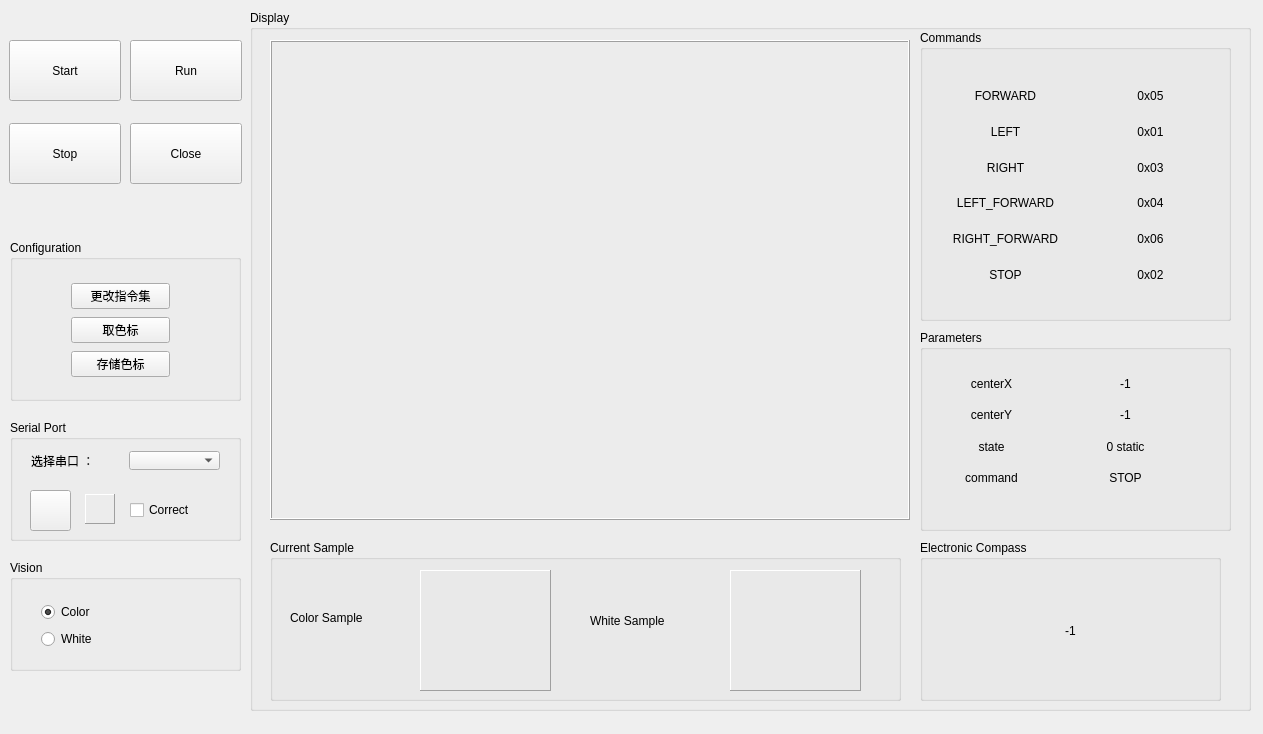
<?xml version="1.0" encoding="UTF-8"?>
<ui version="4.0">
 <class>RobotCar</class>
 <widget class="QWidget" name="RobotCar">
  <property name="geometry">
   <rect>
    <x>0</x>
    <y>0</y>
    <width>1263</width>
    <height>734</height>
   </rect>
  </property>
  <property name="windowTitle">
   <string>RobotCar</string>
  </property>
  <property name="styleSheet">
   <string notr="true"/>
  </property>
  <widget class="QGroupBox" name="groupBox">
   <property name="geometry">
    <rect>
     <x>10</x>
     <y>240</y>
     <width>231</width>
     <height>161</height>
    </rect>
   </property>
   <property name="title">
    <string>Configuration</string>
   </property>
   <property name="flat">
    <bool>false</bool>
   </property>
   <property name="checkable">
    <bool>false</bool>
   </property>
   <widget class="QWidget" name="verticalLayoutWidget">
    <property name="geometry">
     <rect>
      <x>50</x>
      <y>30</y>
      <width>121</width>
      <height>122</height>
     </rect>
    </property>
    <layout class="QVBoxLayout" name="verticalLayout">
     <item>
      <widget class="QPushButton" name="pushButton_Change_Commands">
       <property name="autoFillBackground">
        <bool>false</bool>
       </property>
       <property name="styleSheet">
        <string notr="true"/>
       </property>
       <property name="text">
        <string>更改指令集</string>
       </property>
       <property name="autoRepeat">
        <bool>false</bool>
       </property>
       <property name="autoExclusive">
        <bool>false</bool>
       </property>
      </widget>
     </item>
     <item>
      <widget class="QPushButton" name="pushButton_Get_Sample">
       <property name="text">
        <string>取色标</string>
       </property>
      </widget>
     </item>
     <item>
      <widget class="QPushButton" name="pushButton_Save_Sample">
       <property name="text">
        <string>存储色标</string>
       </property>
      </widget>
     </item>
    </layout>
   </widget>
  </widget>
  <widget class="QGroupBox" name="groupBox_2">
   <property name="geometry">
    <rect>
     <x>250</x>
     <y>10</y>
     <width>1001</width>
     <height>701</height>
    </rect>
   </property>
   <property name="title">
    <string>Display</string>
   </property>
   <widget class="QGroupBox" name="groupBox_3">
    <property name="geometry">
     <rect>
      <x>670</x>
      <y>20</y>
      <width>311</width>
      <height>291</height>
     </rect>
    </property>
    <property name="title">
     <string>Commands</string>
    </property>
    <widget class="QWidget" name="verticalLayoutWidget_2">
     <property name="geometry">
      <rect>
       <x>20</x>
       <y>40</y>
       <width>131</width>
       <height>231</height>
      </rect>
     </property>
     <layout class="QVBoxLayout" name="verticalLayout_2">
      <item>
       <widget class="QLabel" name="label_FORWARD">
        <property name="text">
         <string>FORWARD</string>
        </property>
        <property name="alignment">
         <set>Qt::AlignCenter</set>
        </property>
       </widget>
      </item>
      <item>
       <widget class="QLabel" name="label_LEFT">
        <property name="text">
         <string>LEFT</string>
        </property>
        <property name="alignment">
         <set>Qt::AlignCenter</set>
        </property>
       </widget>
      </item>
      <item>
       <widget class="QLabel" name="label_RIGHT">
        <property name="text">
         <string>RIGHT</string>
        </property>
        <property name="alignment">
         <set>Qt::AlignCenter</set>
        </property>
       </widget>
      </item>
      <item>
       <widget class="QLabel" name="label_LEFT_FORWARD">
        <property name="text">
         <string>LEFT_FORWARD</string>
        </property>
        <property name="alignment">
         <set>Qt::AlignCenter</set>
        </property>
       </widget>
      </item>
      <item>
       <widget class="QLabel" name="label_RIGHT_FORWARD">
        <property name="text">
         <string>RIGHT_FORWARD</string>
        </property>
        <property name="alignment">
         <set>Qt::AlignCenter</set>
        </property>
       </widget>
      </item>
      <item>
       <widget class="QLabel" name="label_STOP">
        <property name="text">
         <string>STOP</string>
        </property>
        <property name="alignment">
         <set>Qt::AlignCenter</set>
        </property>
       </widget>
      </item>
     </layout>
    </widget>
    <widget class="QWidget" name="verticalLayoutWidget_3">
     <property name="geometry">
      <rect>
       <x>180</x>
       <y>40</y>
       <width>101</width>
       <height>231</height>
      </rect>
     </property>
     <layout class="QVBoxLayout" name="verticalLayout_3">
      <item>
       <widget class="QLabel" name="label_FORWARD_2">
        <property name="text">
         <string>0x05</string>
        </property>
        <property name="alignment">
         <set>Qt::AlignCenter</set>
        </property>
       </widget>
      </item>
      <item>
       <widget class="QLabel" name="label_LEFT_2">
        <property name="text">
         <string>0x01</string>
        </property>
        <property name="alignment">
         <set>Qt::AlignCenter</set>
        </property>
       </widget>
      </item>
      <item>
       <widget class="QLabel" name="label_RIGHT_2">
        <property name="text">
         <string>0x03</string>
        </property>
        <property name="alignment">
         <set>Qt::AlignCenter</set>
        </property>
       </widget>
      </item>
      <item>
       <widget class="QLabel" name="label_LEFT_FORWARD_2">
        <property name="text">
         <string>0x04</string>
        </property>
        <property name="alignment">
         <set>Qt::AlignCenter</set>
        </property>
       </widget>
      </item>
      <item>
       <widget class="QLabel" name="label_RIGHT_FORWARD_2">
        <property name="text">
         <string>0x06</string>
        </property>
        <property name="alignment">
         <set>Qt::AlignCenter</set>
        </property>
       </widget>
      </item>
      <item>
       <widget class="QLabel" name="label_STOP_2">
        <property name="text">
         <string>0x02</string>
        </property>
        <property name="alignment">
         <set>Qt::AlignCenter</set>
        </property>
       </widget>
      </item>
     </layout>
    </widget>
   </widget>
   <widget class="QGroupBox" name="groupBox_4">
    <property name="geometry">
     <rect>
      <x>670</x>
      <y>320</y>
      <width>311</width>
      <height>201</height>
     </rect>
    </property>
    <property name="title">
     <string>Parameters</string>
    </property>
    <widget class="QWidget" name="verticalLayoutWidget_6">
     <property name="geometry">
      <rect>
       <x>30</x>
       <y>30</y>
       <width>83</width>
       <height>141</height>
      </rect>
     </property>
     <layout class="QVBoxLayout" name="verticalLayout_6">
      <item>
       <widget class="QLabel" name="label_centerX">
        <property name="text">
         <string>centerX</string>
        </property>
        <property name="alignment">
         <set>Qt::AlignCenter</set>
        </property>
       </widget>
      </item>
      <item>
       <widget class="QLabel" name="label_centerY">
        <property name="text">
         <string>centerY</string>
        </property>
        <property name="alignment">
         <set>Qt::AlignCenter</set>
        </property>
       </widget>
      </item>
      <item>
       <widget class="QLabel" name="label_state">
        <property name="text">
         <string>state</string>
        </property>
        <property name="alignment">
         <set>Qt::AlignCenter</set>
        </property>
       </widget>
      </item>
      <item>
       <widget class="QLabel" name="label_command">
        <property name="text">
         <string>command</string>
        </property>
        <property name="alignment">
         <set>Qt::AlignCenter</set>
        </property>
       </widget>
      </item>
     </layout>
    </widget>
    <widget class="QWidget" name="verticalLayoutWidget_7">
     <property name="geometry">
      <rect>
       <x>140</x>
       <y>30</y>
       <width>131</width>
       <height>141</height>
      </rect>
     </property>
     <layout class="QVBoxLayout" name="verticalLayout_7">
      <item>
       <widget class="QLabel" name="label_centerX_2">
        <property name="text">
         <string>-1</string>
        </property>
        <property name="alignment">
         <set>Qt::AlignCenter</set>
        </property>
       </widget>
      </item>
      <item>
       <widget class="QLabel" name="label_centerY_2">
        <property name="text">
         <string>-1</string>
        </property>
        <property name="alignment">
         <set>Qt::AlignCenter</set>
        </property>
       </widget>
      </item>
      <item>
       <widget class="QLabel" name="label_state_2">
        <property name="text">
         <string>0 static</string>
        </property>
        <property name="alignment">
         <set>Qt::AlignCenter</set>
        </property>
       </widget>
      </item>
      <item>
       <widget class="QLabel" name="label_command_2">
        <property name="text">
         <string>STOP</string>
        </property>
        <property name="alignment">
         <set>Qt::AlignCenter</set>
        </property>
       </widget>
      </item>
     </layout>
    </widget>
   </widget>
   <widget class="QGroupBox" name="groupBox_7">
    <property name="geometry">
     <rect>
      <x>20</x>
      <y>530</y>
      <width>631</width>
      <height>161</height>
     </rect>
    </property>
    <property name="title">
     <string>Current Sample</string>
    </property>
    <widget class="QLabel" name="label_ROI_Color">
     <property name="geometry">
      <rect>
       <x>150</x>
       <y>30</y>
       <width>131</width>
       <height>121</height>
      </rect>
     </property>
     <property name="frameShape">
      <enum>QFrame::Panel</enum>
     </property>
     <property name="frameShadow">
      <enum>QFrame::Raised</enum>
     </property>
     <property name="text">
      <string/>
     </property>
    </widget>
    <widget class="QLabel" name="label_ROI_White">
     <property name="geometry">
      <rect>
       <x>460</x>
       <y>30</y>
       <width>131</width>
       <height>121</height>
      </rect>
     </property>
     <property name="frameShape">
      <enum>QFrame::Panel</enum>
     </property>
     <property name="frameShadow">
      <enum>QFrame::Raised</enum>
     </property>
     <property name="text">
      <string/>
     </property>
    </widget>
    <widget class="QLabel" name="label_3">
     <property name="geometry">
      <rect>
       <x>20</x>
       <y>57</y>
       <width>111</width>
       <height>41</height>
      </rect>
     </property>
     <property name="text">
      <string>Color Sample</string>
     </property>
    </widget>
    <widget class="QLabel" name="label_4">
     <property name="geometry">
      <rect>
       <x>320</x>
       <y>50</y>
       <width>111</width>
       <height>61</height>
      </rect>
     </property>
     <property name="text">
      <string>White Sample</string>
     </property>
    </widget>
   </widget>
   <widget class="QGroupBox" name="groupBox_8">
    <property name="geometry">
     <rect>
      <x>670</x>
      <y>530</y>
      <width>301</width>
      <height>161</height>
     </rect>
    </property>
    <property name="title">
     <string>Electronic Compass</string>
    </property>
    <widget class="QLabel" name="label_Compass">
     <property name="geometry">
      <rect>
       <x>30</x>
       <y>40</y>
       <width>241</width>
       <height>101</height>
      </rect>
     </property>
     <property name="text">
      <string>-1</string>
     </property>
     <property name="alignment">
      <set>Qt::AlignCenter</set>
     </property>
    </widget>
   </widget>
  </widget>
  <widget class="QGroupBox" name="groupBox_5">
   <property name="geometry">
    <rect>
     <x>10</x>
     <y>560</y>
     <width>231</width>
     <height>111</height>
    </rect>
   </property>
   <property name="styleSheet">
    <string notr="true"/>
   </property>
   <property name="title">
    <string>Vision</string>
   </property>
   <widget class="QWidget" name="verticalLayoutWidget_4">
    <property name="geometry">
     <rect>
      <x>20</x>
      <y>30</y>
      <width>160</width>
      <height>71</height>
     </rect>
    </property>
    <layout class="QVBoxLayout" name="verticalLayout_4">
     <item>
      <widget class="QRadioButton" name="radioButton_color">
       <property name="text">
        <string>Color</string>
       </property>
       <property name="checked">
        <bool>true</bool>
       </property>
      </widget>
     </item>
     <item>
      <widget class="QRadioButton" name="radioButton_white">
       <property name="text">
        <string>White</string>
       </property>
      </widget>
     </item>
    </layout>
   </widget>
  </widget>
  <widget class="QLabel" name="label_disp">
   <property name="geometry">
    <rect>
     <x>270</x>
     <y>40</y>
     <width>640</width>
     <height>480</height>
    </rect>
   </property>
   <property name="frameShape">
    <enum>QFrame::Box</enum>
   </property>
   <property name="frameShadow">
    <enum>QFrame::Raised</enum>
   </property>
   <property name="text">
    <string/>
   </property>
  </widget>
  <widget class="QGroupBox" name="groupBox_6">
   <property name="geometry">
    <rect>
     <x>10</x>
     <y>420</y>
     <width>231</width>
     <height>121</height>
    </rect>
   </property>
   <property name="title">
    <string>Serial Port</string>
   </property>
   <widget class="QWidget" name="horizontalLayoutWidget">
    <property name="geometry">
     <rect>
      <x>10</x>
      <y>20</y>
      <width>211</width>
      <height>41</height>
     </rect>
    </property>
    <layout class="QHBoxLayout" name="horizontalLayout">
     <item>
      <widget class="QLabel" name="label">
       <property name="text">
        <string>选择串口 ：</string>
       </property>
      </widget>
     </item>
     <item>
      <widget class="QComboBox" name="comboBox_Ports"/>
     </item>
    </layout>
   </widget>
   <widget class="QPushButton" name="pushButton_refresh">
    <property name="geometry">
     <rect>
      <x>20</x>
      <y>70</y>
      <width>41</width>
      <height>41</height>
     </rect>
    </property>
    <property name="styleSheet">
     <string notr="true">border-image: url(:/myRes/fresh.png);</string>
    </property>
    <property name="text">
     <string/>
    </property>
   </widget>
   <widget class="QLabel" name="label_2">
    <property name="geometry">
     <rect>
      <x>75</x>
      <y>74</y>
      <width>30</width>
      <height>30</height>
     </rect>
    </property>
    <property name="frameShape">
     <enum>QFrame::Panel</enum>
    </property>
    <property name="frameShadow">
     <enum>QFrame::Raised</enum>
    </property>
    <property name="text">
     <string/>
    </property>
   </widget>
   <widget class="QCheckBox" name="checkBox">
    <property name="geometry">
     <rect>
      <x>120</x>
      <y>79</y>
      <width>105</width>
      <height>22</height>
     </rect>
    </property>
    <property name="text">
     <string>Correct</string>
    </property>
   </widget>
  </widget>
  <widget class="QPushButton" name="pushButton_Run">
   <property name="geometry">
    <rect>
     <x>130</x>
     <y>40</y>
     <width>112</width>
     <height>61</height>
    </rect>
   </property>
   <property name="text">
    <string>Run</string>
   </property>
  </widget>
  <widget class="QPushButton" name="pushButton_close">
   <property name="geometry">
    <rect>
     <x>130</x>
     <y>123</y>
     <width>112</width>
     <height>61</height>
    </rect>
   </property>
   <property name="text">
    <string>Close</string>
   </property>
  </widget>
  <widget class="QPushButton" name="pushButton_Stop">
   <property name="geometry">
    <rect>
     <x>9</x>
     <y>123</y>
     <width>112</width>
     <height>61</height>
    </rect>
   </property>
   <property name="text">
    <string>Stop</string>
   </property>
  </widget>
  <widget class="QPushButton" name="pushButton_Start">
   <property name="geometry">
    <rect>
     <x>9</x>
     <y>40</y>
     <width>112</width>
     <height>61</height>
    </rect>
   </property>
   <property name="text">
    <string>Start</string>
   </property>
  </widget>
 </widget>
 <layoutdefault spacing="6" margin="11"/>
 <resources/>
 <connections/>
</ui>
